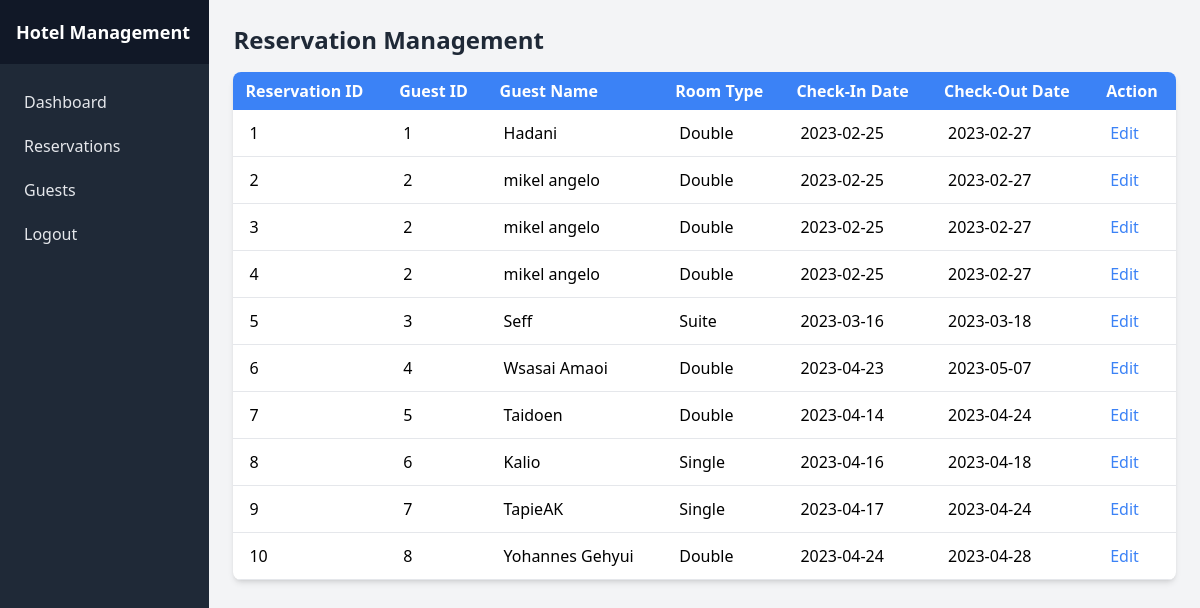
The page /admin/reservations.php (signed in) on the database its author committed.
### tables this page shows
CREATE TABLE `reservations` (
  `reservation_id` int(11) UNSIGNED NOT NULL,
  `guest_id` int(11) UNSIGNED NOT NULL,
  `room_type` varchar(50) NOT NULL,
  `checkin_date` date NOT NULL,
  `checkout_date` date NOT NULL
);

CREATE TABLE `guests` (
  `guest_id` int(6) UNSIGNED NOT NULL,
  `guest_name` varchar(30) NOT NULL,
  `guest_email` varchar(50) NOT NULL
);

### admin/reservations.php (the view, shortened to what this page needs)
<?php
include_once('../connection.php');
?>
<!DOCTYPE html>
<html lang="en">
<head>
</head>
<body class="bg-gray-100">
    <div class="flex flex-row">
        <?php include('../blocks/sidenavbar.php'); ?>
        <div class="w-full p-6">
            <h1 class="text-2xl font-semibold text-gray-800 mb-4">Reservation Management</h1>
            <div class="bg-white shadow-md rounded-lg overflow-x-auto">
                <table class="min-w-full">
                    <thead>
                        <tr class="bg-blue-500 text-white">
                            <th class="text-left py-2 px-3">Reservation ID</th>
                            <th class="text-left py-2 px-3">Guest ID</th>
                            <th class="text-left py-2 px-3">Guest Name</th>
                            <th class="text-left py-2 px-3">Room Type</th>
                            <th class="text-left py-2 px-3">Check-In Date</th>
                            <th class="text-left py-2 px-3">Check-Out Date</th>
                            <th class="text-left py-2 px-3">Action</th>
                        </tr>
                    </thead>
                    <tbody>
                        <?php
                        $reservations_query = $pdo->query("SELECT reservations.reservation_id, reservations.guest_id, guests.guest_name, reservations.room_type, reservations.checkin_date, reservations.checkout_date FROM reservations INNER JOIN guests ON reservations.guest_id = guests.guest_id");
                        $reservations = $reservations_query->fetchAll(PDO::FETCH_ASSOC);
                        foreach ($reservations as $reservation) : ?>
                            <tr class="border-b">
                                <td class="py-3 px-4"><?php echo $reservation['reservation_id']; ?></td>
                                <td class="py-3 px-4"><?php echo $reservation['guest_id']; ?></td>
                                <td class="py-3 px-4"><?php echo $reservation['guest_name']; ?></td>
                                <td class="py-3 px-4"><?php echo $reservation['room_type']; ?></td>
                                <td class="py-3 px-4"><?php echo $reservation['checkin_date']; ?></td>
                                <td class="py-3 px-4"><?php echo $reservation['checkout_date']; ?></td>
                                <td class="py-3 px-4"><a href="edit_reservation.php?reservation_id=<?php echo $reservation['reservation_id']; ?>" class="text-blue-500 hover:underline">Edit</a></td>
                            </tr>
                        <?php endforeach; ?>
                    </tbody>
                </table>
            </div>
        </div>
    </div>
</body>
</html>

### rows shown on the page
reservations: reservation_id "1", guest "1", guest.guest_name "Hadani", room_type "Double", checkin_date "2023-02-25", checkout_date "2023-02-27"
reservations: reservation_id "2", guest "2", guest.guest_name "mikel angelo", room_type "Double", checkin_date "2023-02-25", checkout_date "2023-02-27"
reservations: reservation_id "3", guest "2", guest.guest_name "mikel angelo", room_type "Double", checkin_date "2023-02-25", checkout_date "2023-02-27"
reservations: reservation_id "4", guest "2", guest.guest_name "mikel angelo", room_type "Double", checkin_date "2023-02-25", checkout_date "2023-02-27"
reservations: reservation_id "5", guest "3", guest.guest_name "Seff", room_type "Suite", checkin_date "2023-03-16", checkout_date "2023-03-18"
reservations: reservation_id "6", guest "4", guest.guest_name "Wsasai Amaoi", room_type "Double", checkin_date "2023-04-23", checkout_date "2023-05-07"
reservations: reservation_id "7", guest "5", guest.guest_name "Taidoen", room_type "Double", checkin_date "2023-04-14", checkout_date "2023-04-24"
reservations: reservation_id "8", guest "6", guest.guest_name "Kalio", room_type "Single", checkin_date "2023-04-16", checkout_date "2023-04-18"
reservations: reservation_id "9", guest "7", guest.guest_name "TapieAK", room_type "Single", checkin_date "2023-04-17", checkout_date "2023-04-24"
reservations: reservation_id "10", guest "8", guest.guest_name "Yohannes Gehyui", room_type "Double", checkin_date "2023-04-24", checkout_date "2023-04-28"
